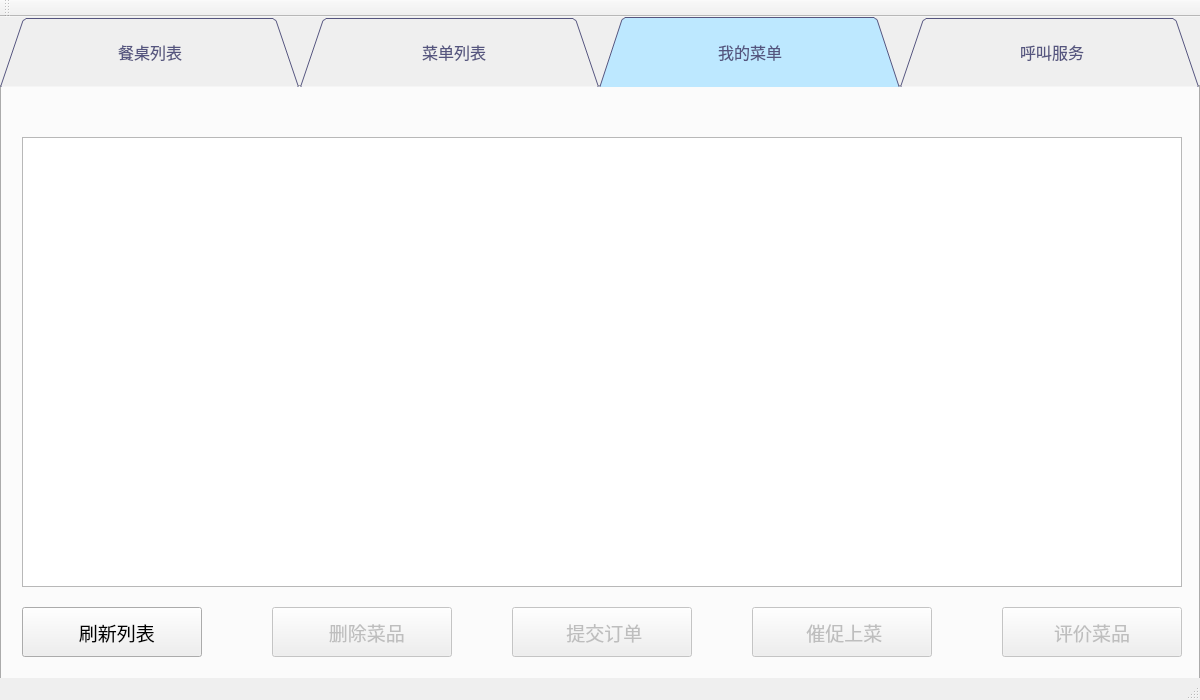
<?xml version="1.0" encoding="UTF-8"?>
<ui version="4.0">
 <class>MainWindow</class>
 <widget class="QMainWindow" name="MainWindow">
  <property name="geometry">
   <rect>
    <x>0</x>
    <y>0</y>
    <width>1200</width>
    <height>700</height>
   </rect>
  </property>
  <property name="font">
   <font>
    <family>微软雅黑</family>
   </font>
  </property>
  <property name="focusPolicy">
   <enum>Qt::TabFocus</enum>
  </property>
  <property name="windowTitle">
   <string>点都德++餐厅服务与管理系统</string>
  </property>
  <property name="styleSheet">
   <string notr="true">QTabBar::tab{
background: rgb(188, 203, 255);
	color: rgb(85, 85, 127);
	padding:20px;
width:260px;
height:30px;
	font: 14pt &quot;微软雅黑&quot;;
}
QTabBar::tab:selected{
background-color: rgb(189, 232, 255);

}
</string>
  </property>
  <property name="tabShape">
   <enum>QTabWidget::Triangular</enum>
  </property>
  <widget class="QWidget" name="centralWidget">
   <widget class="QTabWidget" name="tabWidget">
    <property name="geometry">
     <rect>
      <x>0</x>
      <y>0</y>
      <width>1200</width>
      <height>700</height>
     </rect>
    </property>
    <property name="font">
     <font>
      <family>微软雅黑</family>
      <pointsize>12</pointsize>
     </font>
    </property>
    <property name="tabShape">
     <enum>QTabWidget::Triangular</enum>
    </property>
    <property name="currentIndex">
     <number>2</number>
    </property>
    <property name="iconSize">
     <size>
      <width>20</width>
      <height>20</height>
     </size>
    </property>
    <widget class="QWidget" name="tab">
     <attribute name="title">
      <string>餐桌列表</string>
     </attribute>
     <widget class="QTableWidget" name="tTable">
      <property name="enabled">
       <bool>true</bool>
      </property>
      <property name="geometry">
       <rect>
        <x>20</x>
        <y>30</y>
        <width>1160</width>
        <height>450</height>
       </rect>
      </property>
      <property name="font">
       <font>
        <family>微软雅黑</family>
        <pointsize>12</pointsize>
       </font>
      </property>
      <property name="contextMenuPolicy">
       <enum>Qt::DefaultContextMenu</enum>
      </property>
      <property name="sizeAdjustPolicy">
       <enum>QAbstractScrollArea::AdjustToContents</enum>
      </property>
      <property name="editTriggers">
       <set>QAbstractItemView::NoEditTriggers</set>
      </property>
      <property name="selectionMode">
       <enum>QAbstractItemView::SingleSelection</enum>
      </property>
      <property name="selectionBehavior">
       <enum>QAbstractItemView::SelectRows</enum>
      </property>
     </widget>
     <widget class="QPushButton" name="bSit">
      <property name="geometry">
       <rect>
        <x>960</x>
        <y>510</y>
        <width>150</width>
        <height>51</height>
       </rect>
      </property>
      <property name="font">
       <font>
        <family>微软雅黑</family>
        <pointsize>14</pointsize>
       </font>
      </property>
      <property name="styleSheet">
       <string notr="true">QPushButton::text{

}
font: 16pt &quot;微软雅黑&quot;;</string>
      </property>
      <property name="text">
       <string>就座</string>
      </property>
     </widget>
     <widget class="QLabel" name="lFull">
      <property name="geometry">
       <rect>
        <x>0</x>
        <y>150</y>
        <width>1000</width>
        <height>50</height>
       </rect>
      </property>
      <property name="font">
       <font>
        <family>微软雅黑</family>
        <pointsize>18</pointsize>
       </font>
      </property>
      <property name="text">
       <string>抱歉，目前没有空座位，请耐心等候~</string>
      </property>
      <property name="alignment">
       <set>Qt::AlignCenter</set>
      </property>
     </widget>
     <widget class="QPushButton" name="bRefresh">
      <property name="geometry">
       <rect>
        <x>700</x>
        <y>510</y>
        <width>150</width>
        <height>51</height>
       </rect>
      </property>
      <property name="font">
       <font>
        <family>微软雅黑</family>
        <pointsize>14</pointsize>
       </font>
      </property>
      <property name="text">
       <string> 刷新</string>
      </property>
     </widget>
    </widget>
    <widget class="QWidget" name="tab_2">
     <attribute name="title">
      <string>  菜单列表</string>
     </attribute>
     <widget class="QTableWidget" name="mTable">
      <property name="enabled">
       <bool>true</bool>
      </property>
      <property name="geometry">
       <rect>
        <x>20</x>
        <y>50</y>
        <width>1160</width>
        <height>450</height>
       </rect>
      </property>
      <property name="font">
       <font>
        <family>微软雅黑</family>
        <pointsize>12</pointsize>
       </font>
      </property>
      <property name="editTriggers">
       <set>QAbstractItemView::NoEditTriggers</set>
      </property>
      <property name="selectionMode">
       <enum>QAbstractItemView::SingleSelection</enum>
      </property>
      <property name="selectionBehavior">
       <enum>QAbstractItemView::SelectRows</enum>
      </property>
     </widget>
     <widget class="QLineEdit" name="lQuery">
      <property name="geometry">
       <rect>
        <x>200</x>
        <y>10</y>
        <width>250</width>
        <height>30</height>
       </rect>
      </property>
      <property name="font">
       <font>
        <family>微软雅黑</family>
        <pointsize>12</pointsize>
       </font>
      </property>
     </widget>
     <widget class="QLabel" name="label">
      <property name="geometry">
       <rect>
        <x>35</x>
        <y>10</y>
        <width>91</width>
        <height>30</height>
       </rect>
      </property>
      <property name="font">
       <font>
        <family>微软雅黑</family>
        <pointsize>14</pointsize>
       </font>
      </property>
      <property name="text">
       <string> 菜品名称：</string>
      </property>
     </widget>
     <widget class="QPushButton" name="bQuery">
      <property name="geometry">
       <rect>
        <x>800</x>
        <y>10</y>
        <width>150</width>
        <height>35</height>
       </rect>
      </property>
      <property name="font">
       <font>
        <family>微软雅黑</family>
        <pointsize>14</pointsize>
       </font>
      </property>
      <property name="text">
       <string> 查询</string>
      </property>
     </widget>
     <widget class="QPushButton" name="bAdd">
      <property name="enabled">
       <bool>false</bool>
      </property>
      <property name="geometry">
       <rect>
        <x>880</x>
        <y>530</y>
        <width>300</width>
        <height>50</height>
       </rect>
      </property>
      <property name="font">
       <font>
        <family>微软雅黑</family>
        <pointsize>16</pointsize>
       </font>
      </property>
      <property name="styleSheet">
       <string notr="true">QPushButton::text{
}
color: rgb(187, 226, 255);</string>
      </property>
      <property name="text">
       <string>   加入“食物托盘”</string>
      </property>
     </widget>
     <widget class="QPushButton" name="bShow">
      <property name="geometry">
       <rect>
        <x>1000</x>
        <y>10</y>
        <width>150</width>
        <height>35</height>
       </rect>
      </property>
      <property name="font">
       <font>
        <family>微软雅黑</family>
        <pointsize>14</pointsize>
       </font>
      </property>
      <property name="text">
       <string>显示全部</string>
      </property>
     </widget>
    </widget>
    <widget class="QWidget" name="tab_3">
     <attribute name="title">
      <string>我的菜单</string>
     </attribute>
     <widget class="QTableWidget" name="dTable">
      <property name="enabled">
       <bool>true</bool>
      </property>
      <property name="geometry">
       <rect>
        <x>20</x>
        <y>50</y>
        <width>1160</width>
        <height>450</height>
       </rect>
      </property>
      <property name="font">
       <font>
        <family>微软雅黑</family>
        <pointsize>12</pointsize>
       </font>
      </property>
      <property name="contextMenuPolicy">
       <enum>Qt::DefaultContextMenu</enum>
      </property>
      <property name="editTriggers">
       <set>QAbstractItemView::NoEditTriggers</set>
      </property>
      <property name="selectionMode">
       <enum>QAbstractItemView::SingleSelection</enum>
      </property>
      <property name="selectionBehavior">
       <enum>QAbstractItemView::SelectRows</enum>
      </property>
     </widget>
     <widget class="QPushButton" name="bDelete">
      <property name="enabled">
       <bool>false</bool>
      </property>
      <property name="geometry">
       <rect>
        <x>270</x>
        <y>520</y>
        <width>180</width>
        <height>50</height>
       </rect>
      </property>
      <property name="font">
       <font>
        <family>微软雅黑</family>
        <pointsize>14</pointsize>
       </font>
      </property>
      <property name="text">
       <string>  删除菜品</string>
      </property>
     </widget>
     <widget class="QPushButton" name="bSend">
      <property name="enabled">
       <bool>false</bool>
      </property>
      <property name="geometry">
       <rect>
        <x>510</x>
        <y>520</y>
        <width>180</width>
        <height>50</height>
       </rect>
      </property>
      <property name="font">
       <font>
        <family>微软雅黑</family>
        <pointsize>14</pointsize>
       </font>
      </property>
      <property name="styleSheet">
       <string notr="true">QPushButtom::text{


font: 16pt &quot;微软雅黑&quot;;}</string>
      </property>
      <property name="text">
       <string> 提交订单</string>
      </property>
     </widget>
     <widget class="QPushButton" name="bUrge">
      <property name="enabled">
       <bool>false</bool>
      </property>
      <property name="geometry">
       <rect>
        <x>750</x>
        <y>520</y>
        <width>180</width>
        <height>50</height>
       </rect>
      </property>
      <property name="font">
       <font>
        <family>微软雅黑</family>
        <pointsize>14</pointsize>
       </font>
      </property>
      <property name="text">
       <string> 催促上菜</string>
      </property>
     </widget>
     <widget class="QPushButton" name="bComdish">
      <property name="enabled">
       <bool>false</bool>
      </property>
      <property name="geometry">
       <rect>
        <x>1000</x>
        <y>520</y>
        <width>180</width>
        <height>50</height>
       </rect>
      </property>
      <property name="font">
       <font>
        <family>微软雅黑</family>
        <pointsize>14</pointsize>
       </font>
      </property>
      <property name="text">
       <string>评价菜品</string>
      </property>
     </widget>
     <widget class="QPushButton" name="bMyRefresh">
      <property name="geometry">
       <rect>
        <x>20</x>
        <y>520</y>
        <width>180</width>
        <height>50</height>
       </rect>
      </property>
      <property name="font">
       <font>
        <family>微软雅黑</family>
        <pointsize>14</pointsize>
       </font>
      </property>
      <property name="text">
       <string>  刷新列表</string>
      </property>
     </widget>
    </widget>
    <widget class="QWidget" name="tab_4">
     <attribute name="title">
      <string> 呼叫服务</string>
     </attribute>
     <widget class="QPushButton" name="bWater">
      <property name="enabled">
       <bool>false</bool>
      </property>
      <property name="geometry">
       <rect>
        <x>85</x>
        <y>280</y>
        <width>200</width>
        <height>50</height>
       </rect>
      </property>
      <property name="font">
       <font>
        <family>微软雅黑</family>
        <pointsize>14</pointsize>
       </font>
      </property>
      <property name="text">
       <string> 我要加水</string>
      </property>
     </widget>
     <widget class="QPushButton" name="bPay">
      <property name="enabled">
       <bool>false</bool>
      </property>
      <property name="geometry">
       <rect>
        <x>85</x>
        <y>440</y>
        <width>200</width>
        <height>50</height>
       </rect>
      </property>
      <property name="font">
       <font>
        <family>微软雅黑</family>
        <pointsize>14</pointsize>
       </font>
      </property>
      <property name="text">
       <string>结账离开</string>
      </property>
     </widget>
     <widget class="QPushButton" name="bComwaiter">
      <property name="enabled">
       <bool>false</bool>
      </property>
      <property name="geometry">
       <rect>
        <x>85</x>
        <y>360</y>
        <width>200</width>
        <height>50</height>
       </rect>
      </property>
      <property name="font">
       <font>
        <family>微软雅黑</family>
        <pointsize>14</pointsize>
       </font>
      </property>
      <property name="text">
       <string>评价服务</string>
      </property>
     </widget>
     <widget class="QLabel" name="label_4">
      <property name="geometry">
       <rect>
        <x>460</x>
        <y>80</y>
        <width>600</width>
        <height>61</height>
       </rect>
      </property>
      <property name="font">
       <font>
        <family>微软雅黑</family>
        <pointsize>20</pointsize>
       </font>
      </property>
      <property name="text">
       <string>    点都德++餐厅服务与管理系统</string>
      </property>
      <property name="alignment">
       <set>Qt::AlignCenter</set>
      </property>
     </widget>
     <widget class="QLabel" name="label_5">
      <property name="geometry">
       <rect>
        <x>610</x>
        <y>140</y>
        <width>300</width>
        <height>40</height>
       </rect>
      </property>
      <property name="font">
       <font>
        <family>微软雅黑</family>
        <pointsize>16</pointsize>
       </font>
      </property>
      <property name="text">
       <string>C++程序设计与训练</string>
      </property>
      <property name="alignment">
       <set>Qt::AlignCenter</set>
      </property>
     </widget>
     <widget class="QLabel" name="label_6">
      <property name="geometry">
       <rect>
        <x>710</x>
        <y>200</y>
        <width>100</width>
        <height>30</height>
       </rect>
      </property>
      <property name="font">
       <font>
        <family>微软雅黑</family>
        <pointsize>12</pointsize>
       </font>
      </property>
      <property name="text">
       <string> 设计者</string>
      </property>
      <property name="alignment">
       <set>Qt::AlignCenter</set>
      </property>
     </widget>
     <widget class="QLabel" name="label_7">
      <property name="geometry">
       <rect>
        <x>570</x>
        <y>260</y>
        <width>400</width>
        <height>41</height>
       </rect>
      </property>
      <property name="font">
       <font>
        <family>微软雅黑</family>
        <pointsize>11</pointsize>
       </font>
      </property>
      <property name="text">
       <string>钟清扬     2016011481</string>
      </property>
      <property name="alignment">
       <set>Qt::AlignCenter</set>
      </property>
     </widget>
     <widget class="QLabel" name="label_8">
      <property name="geometry">
       <rect>
        <x>570</x>
        <y>300</y>
        <width>400</width>
        <height>40</height>
       </rect>
      </property>
      <property name="font">
       <font>
        <family>微软雅黑</family>
        <pointsize>11</pointsize>
       </font>
      </property>
      <property name="text">
       <string>zhongqy16@mails.tsinghua.edu.cn</string>
      </property>
      <property name="alignment">
       <set>Qt::AlignCenter</set>
      </property>
     </widget>
     <widget class="QPushButton" name="bLogout">
      <property name="geometry">
       <rect>
        <x>550</x>
        <y>425</y>
        <width>150</width>
        <height>50</height>
       </rect>
      </property>
      <property name="font">
       <font>
        <family>微软雅黑</family>
        <pointsize>14</pointsize>
       </font>
      </property>
      <property name="text">
       <string>退出登录</string>
      </property>
     </widget>
     <widget class="QPushButton" name="bExit">
      <property name="geometry">
       <rect>
        <x>850</x>
        <y>425</y>
        <width>150</width>
        <height>50</height>
       </rect>
      </property>
      <property name="font">
       <font>
        <family>微软雅黑</family>
        <pointsize>14</pointsize>
       </font>
      </property>
      <property name="text">
       <string>  退出系统</string>
      </property>
     </widget>
     <widget class="QWidget" name="layoutWidget">
      <property name="geometry">
       <rect>
        <x>90</x>
        <y>120</y>
        <width>211</width>
        <height>41</height>
       </rect>
      </property>
      <layout class="QHBoxLayout" name="horizontalLayout_1">
       <item>
        <widget class="QLabel" name="label_2">
         <property name="font">
          <font>
           <family>微软雅黑</family>
           <pointsize>14</pointsize>
          </font>
         </property>
         <property name="text">
          <string>就座桌号：</string>
         </property>
        </widget>
       </item>
       <item>
        <widget class="QLabel" name="lTablenum">
         <property name="font">
          <font>
           <family>微软雅黑</family>
           <pointsize>14</pointsize>
          </font>
         </property>
         <property name="text">
          <string/>
         </property>
        </widget>
       </item>
      </layout>
     </widget>
     <widget class="QWidget" name="layoutWidget">
      <property name="geometry">
       <rect>
        <x>90</x>
        <y>180</y>
        <width>211</width>
        <height>41</height>
       </rect>
      </property>
      <layout class="QHBoxLayout" name="horizontalLayout_2">
       <item>
        <widget class="QLabel" name="label_3">
         <property name="font">
          <font>
           <family>微软雅黑</family>
           <pointsize>14</pointsize>
          </font>
         </property>
         <property name="text">
          <string>用餐金额：</string>
         </property>
        </widget>
       </item>
       <item>
        <widget class="QLabel" name="lTotal">
         <property name="font">
          <font>
           <family>微软雅黑</family>
           <pointsize>14</pointsize>
          </font>
         </property>
         <property name="text">
          <string/>
         </property>
        </widget>
       </item>
      </layout>
     </widget>
     <widget class="QLabel" name="label_9">
      <property name="geometry">
       <rect>
        <x>470</x>
        <y>510</y>
        <width>600</width>
        <height>30</height>
       </rect>
      </property>
      <property name="font">
       <font>
        <family>微软雅黑</family>
        <pointsize>10</pointsize>
       </font>
      </property>
      <property name="text">
       <string>温馨提示:用餐结束后请点击结束离开，请不要直接退出系统</string>
      </property>
      <property name="alignment">
       <set>Qt::AlignCenter</set>
      </property>
     </widget>
    </widget>
   </widget>
  </widget>
  <widget class="QMenuBar" name="menuBar">
   <property name="geometry">
    <rect>
     <x>0</x>
     <y>0</y>
     <width>1200</width>
     <height>17</height>
    </rect>
   </property>
  </widget>
  <widget class="QToolBar" name="mainToolBar">
   <attribute name="toolBarArea">
    <enum>TopToolBarArea</enum>
   </attribute>
   <attribute name="toolBarBreak">
    <bool>false</bool>
   </attribute>
  </widget>
  <widget class="QStatusBar" name="statusBar"/>
 </widget>
 <layoutdefault spacing="6" margin="11"/>
 <resources/>
 <connections/>
</ui>
